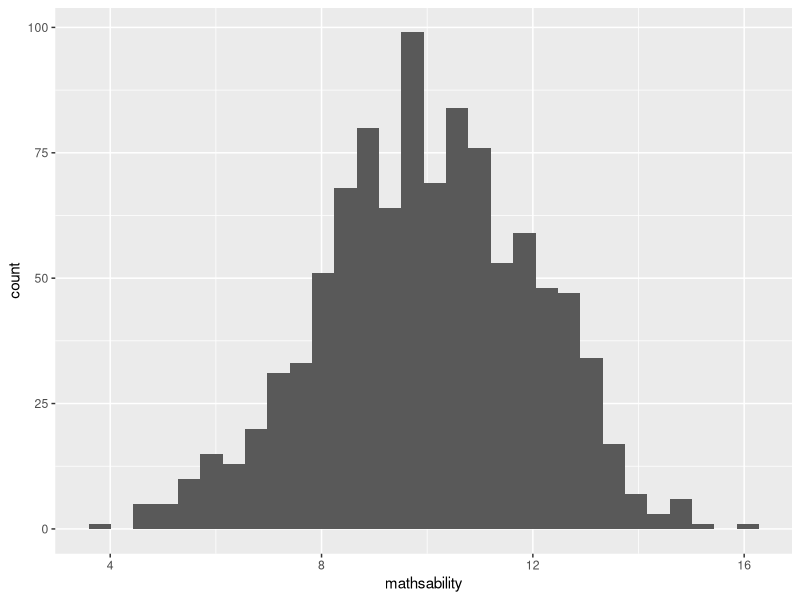
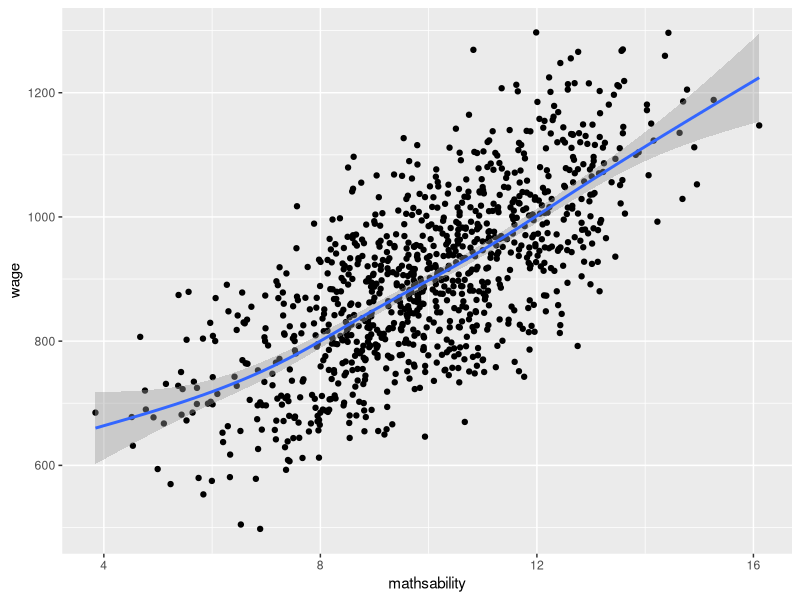
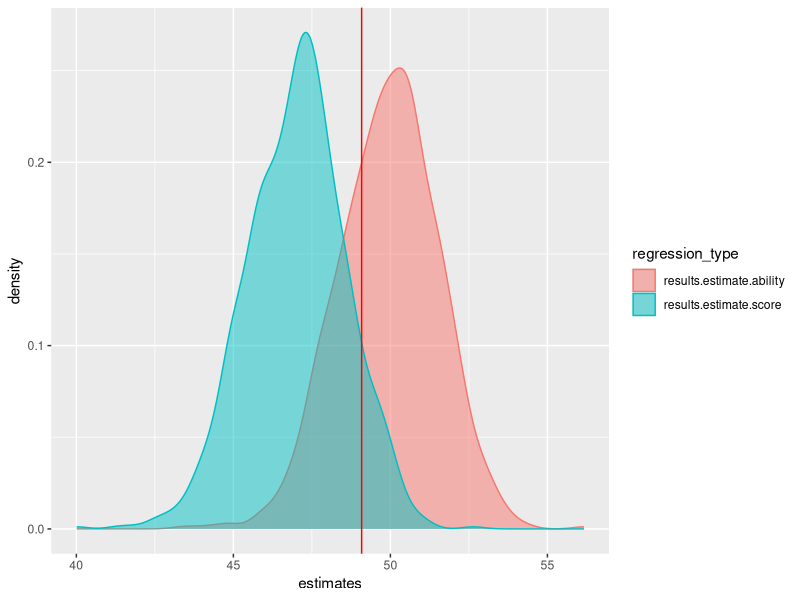

Recreate these plots in R, in order.
## ---- chunk 1
mathsability<-rnorm(n=1000, mean=10, sd=2)
mathsability  

mydataframe<-data.frame(id=c(1:1000), mathsability)
mydataframe

## ---- chunk 2
library(ggplot2)
ggplot(data=mydataframe, aes(x=mathsability))+
  geom_histogram()
## ---- chunk 3
otherfactors<-rnorm(n=1000, mean=0, sd=100)
otherfactors

mydataframe$otherfactors<-otherfactors
mydataframe
## ---- chunk 4
mydataframe$wage<-400+50*mydataframe$mathsability+mydataframe$otherfactors
mydataframe
## ---- chunk 5
ggplot(data=mydataframe, aes(x=mathsability, y=wage))+
  geom_point()+
  geom_smooth()
## ---- chunk 6
mydataframe$measurementerror<-rnorm(n=1000, mean=0, sd=0.5)
mydataframe

mydataframe$obsscore<-mydataframe$mathsability+mydataframe$measurementerror
mydataframe 
## ---- chunk 7
regr1<-lm(data=mydataframe, wage~mathsability)
summary(regr1)

regr2<-lm(data=mydataframe, wage~obsscore)
summary(regr2)

library(broom)
regrtable1<-tidy(regr1)
regrtable1
regrtable2<-tidy(regr2)
regrtable2

regrtable<-rbind(regrtable1,regrtable2)
regrtable

beta.ability<-regrtable$estimate[2]
std.err.ability<-regrtable$std.error[2]
beta.score<-regrtable$estimate[4]
std.err.score<-regrtable$std.error[4]
## ---- chunk 8
results<-data.frame(estimate.ability=rep(NA,1000), std.err.ability=rep(NA, 1000),
                    estimate.score=rep(NA,1000), std.err.score=rep(NA, 1000))
results

for (i in c(1:1000)){
  
  mathsability<-rnorm(n=1000, mean=10, sd=2)
  
  mydataframe<-data.frame(id=c(1:1000), mathsability)
  
  otherfactors<-rnorm(n=1000, mean=0, sd=100)
  mydataframe$otherfactors<-otherfactors
  
  mydataframe$wage<-400+50*mydataframe$mathsability+mydataframe$otherfactors
  
  mydataframe$measurementerror<-rnorm(n=1000, mean=0, sd=0.5)
  
  mydataframe$obsscore<-mydataframe$mathsability+mydataframe$measurementerror
   
  regr1<-lm(data=mydataframe, wage~mathsability)
  summary(regr1)
  
  regr2<-lm(data=mydataframe, wage~obsscore)
  summary(regr2)
  
  library(broom)
  regrtable1<-tidy(regr1)
  regrtable2<-tidy(regr2)

  regrtable<-rbind(regrtable1,regrtable2)
  
  beta.ability<-regrtable$estimate[2]
  std.err.ability<-regrtable$std.error[2]
  beta.score<-regrtable$estimate[4]
  std.err.score<-regrtable$std.error[4]
  
  results$estimate.ability[i] <- beta.ability
  results$std.err.ability[i]<-std.err.ability
  results$estimate.score[i]<-beta.score
  results$std.err.score[i]<-std.err.score
  } 
results
## ---- chunk 9
avgestability<-mean(results$estimate.ability)
avgestability

avgestscore<-mean(results$estimate.score)
avgestscore
## ---- chunk 10
library(tidyr)
results_est<-data.frame(results$estimate.ability, results$estimate.score)
results_est
results_est<-gather(results_est, regression_type, estimates,
                    results.estimate.ability:results.estimate.score)
results_est
ggplot(results_est, aes(x=estimates, group=regression_type))+
  geom_density(aes(color=regression_type, fill=regression_type), alpha=0.5)+
  geom_vline(aes(xintercept=beta.ability), color='RED')
  
